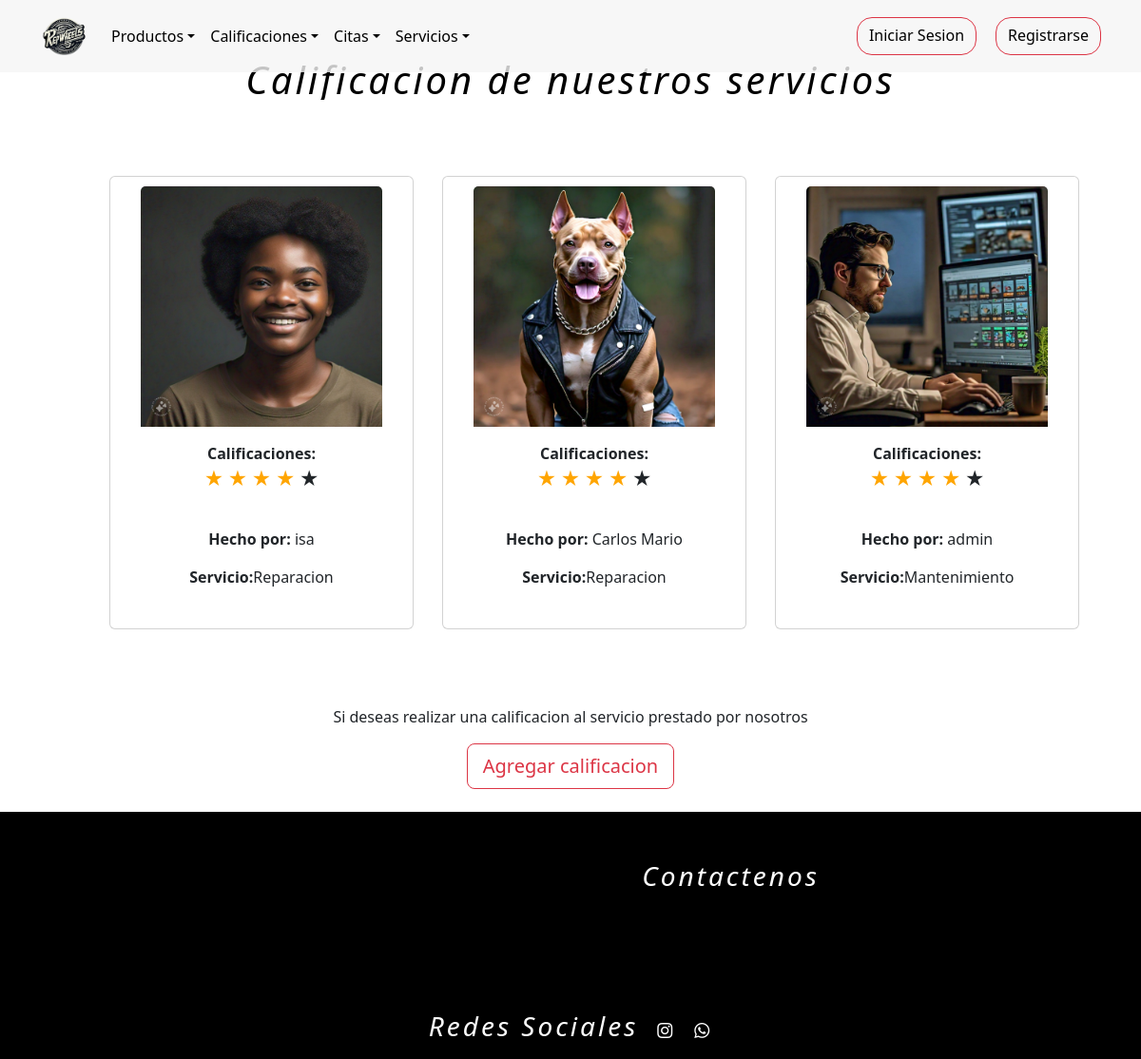
/calificaciones, run on the app's committed database.
### tienda/models.py (models this page shows, shortened)
class Calificaciones(models.Model):
    cliente = models.ForeignKey(Usuarios,on_delete=models.DO_NOTHING,blank=False,null=True)
    servicios = models.ForeignKey(Servicios,on_delete=models.DO_NOTHING,blank=False,null=True)
    foto = models.ImageField(upload_to="tienda/media/", default="tienda/media/user.png")
    Estrellas= (
        (1, "1"),
        (2,"2"),
        (3,"3"),
        (4,"4"),
        (4,"5"),
    )
    cantidad_estrellas = models.IntegerField(choices=Estrellas,default=5)

class Usuarios(AbstractUser):
    username = None
    nombre = models.CharField(max_length=254)
    email = models.EmailField(max_length=254, unique=True,blank=False,null=True)
    password = models.CharField(max_length=254,blank=False,null=True)
    foto = models.ImageField(upload_to="tienda/media/", default="tienda/media/user.png")
    token_recuperar = models.CharField(max_length=254,blank=False,null=False,default=0)
    telefono=models.IntegerField(null=False,blank=True,default='0')
    cargo = models.CharField(max_length=254,null=False)
    direccion=models.CharField(max_length=254)
    cedula=models.IntegerField(blank=True,null=False,default='0')
    ROLES = (
        (1,"administrador"),
        (2,"proveedor"),
        (3,"empleado"),
        (4,"cliente"),
    )
    rol=models.IntegerField(choices=ROLES,default=4)
    n = models.IntegerField(blank=True,null=False,default=0)
    USERNAME_FIELD = "email"
    REQUIRED_FIELDS = ["nombre"]
    objects = CustomUserManager()
    def __str__(self):
        return self.nombre

class Servicios(models.Model):
    nombre = models.CharField(max_length=254)
    descripcion_servicio = models.TextField()
    foto = models.ImageField(upload_to="media/", default="tienda/media/servicio.jpg")
    precio = models.IntegerField(null=False,blank=False,default=100000)
    def __str__(self):
        return self.nombre

### tienda/views.py (the view)
# urls.py: path('calificaciones',views.calificaciones,name='calificaciones'),
def calificaciones(request):
    q = Calificaciones.objects.all()
    s = Servicios.objects.all()
    contexto = {"data":q,"servicios":s}
    return render(request, "tienda/calificaciones/calificacion.html",contexto)

### tienda/templates/tienda/calificaciones/calificacion.html (shortened to what this page needs)
{% extends 'tienda/base.html' %}
{% load static %}
{% block contenedor %}
<main class="mainly">
  <section id="funcionC">
    <div class="tit">
      <h1>Calificacion de nuestros servicios</h1>
    </div>
    {% if data %}
      <article id="personas">
        <section class="container-fluid">
          <div id="cali">
            <div class="product">
              {% for p in data %}
              <div class="card align-items-center text-center p-10" style="width: 20rem; padding: 10px;">
              <img src="{{ p.foto.url }}" class="card-img-top" style="width:85%;">
                <div class="card-body">
                  <strong>Calificaciones: </strong>
                  <form id="form_calificaciones">
                    <p class="clasificacion">
                      <label for="radio1" class="st">★</label>
                      <label for="radio2" class="st">★</label>
                      <label for="radio3" class="st">★</label>
                      <label class="st" class="st">★</label>
                      <label for="radio5" class="st">★</label>
                    </p>
                  </form>
                  <p class="text"><strong>Hecho por:</strong> {{ p.cliente }}</p>
                  <p class="text"><strong>Servicio:</strong>{{ p.servicios }}</p>
                </div>
              </div>
              {% endfor %}
            </div>
          </div>
        </section>
      </article>
    {% else %}
          <h1>No hay calificaciones !!</h1>
    {% endif %}
    <article class="add">
      <p>Si deseas realizar una calificacion al servicio prestado por nosotros</p>
      <button class="btn btn-outline-danger btn-lg" data-bs-toggle="modal" data-bs-target="#agg">Agregar
        calificacion</button>
    </article>
  </section>
</main>
{% endblock %}

### tienda/static/tienda/css/landing.css (style rules this page uses)
section { background-color: rgb(255, 255, 255); height: 100%; }
.mainly { padding-top: 3%; }
h1 { text-align: center; }
.tit { padding: 2px,2px,2px,2px; width: 100%; height: 45px; color: black; font-style: italic; letter-spacing: 2px; }
footer h3,h1 { text-align: center; font-style: italic; letter-spacing: 3px; }
#funcionC { height: 100%; display: flex; flex-direction: column; padding: 2%; }
.add { display: flex; justify-content: center; flex-direction: column; align-items: center; }
.product { display: grid; grid-template-columns: repeat(3,350px); row-gap:50px; margin-left: 80px; align-content: center; justify-content: center; padding: 80px ; }
#form_calificaciones { width: 250px; margin: 0 auto; height: 50px; }
#form_calificaciones p { text-align: center; }
#form_calificaciones label { font-size: 20px; }
.clasificacion { direction: rtl; unicode-bidi: bidi-override; }
input[type="radio"]:checked~label { color: orange; }

### data on the page
Calificaciones: foto (picture), cliente "isa", servicios "Reparacion"
Calificaciones: foto (picture), cliente "Carlos Mario", servicios "Reparacion"
Calificaciones: foto (picture), cliente "admin", servicios "Mantenimiento"
